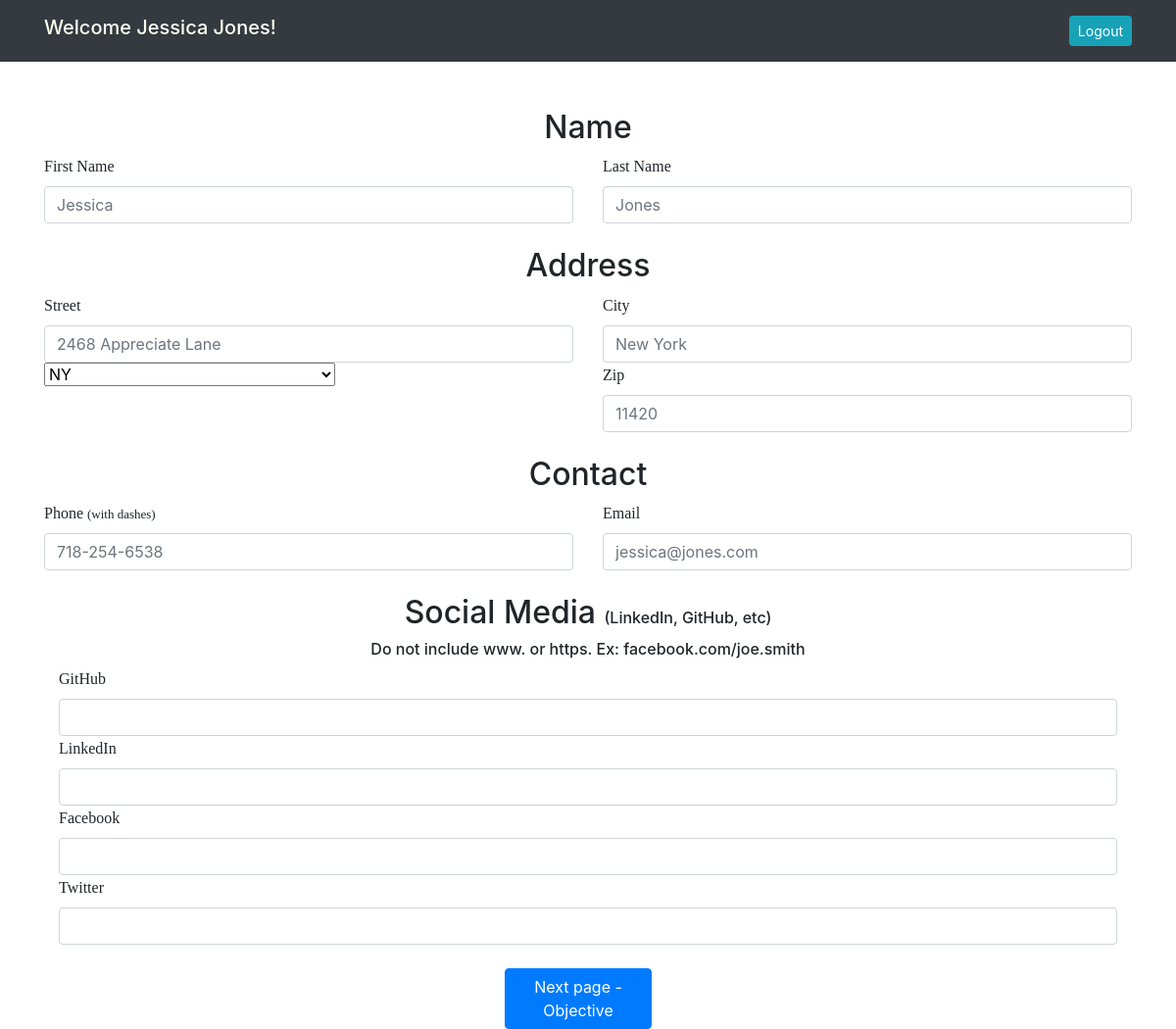
The app's page /personalinfo/16 (signed in) with its own data.
### resume_app/models.py (models this page shows)
class User(models.Model):
    first_name = models.CharField(max_length=255)
    last_name = models.CharField(max_length=255)
    email = models.EmailField(max_length=255)
    password = models.CharField(max_length=255)
    created_at = DateTimeField(auto_now_add=True)
    updated_at = DateTimeField(auto_now=True)
    objects = UserManager()

class Contact(models.Model):
    street = models.CharField(max_length=255)
    city = models.CharField(max_length=100)
    state = models.CharField(max_length=2)
    zip = models.CharField(max_length=5)
    phone_number = models.CharField(max_length=17, blank=True)
    user = models.OneToOneField(User, on_delete=models.CASCADE)
    created_at = DateTimeField(auto_now_add=True)
    updated_at = DateTimeField(auto_now=True)
    objects = ContactManager()

### resume_app/views.py (the view)
# urls.py: path('personalinfo/<int:user_id>', views.personalinfo),
def personalinfo(request, user_id):
    if 'id' not in request.session:
        return redirect('/')
    else:
        context = {
            'user': User.objects.get(id = user_id)
        }
        return render(request, 'personalinfo.html', context)

### resume_app/templates/personalinfo.html (shortened to what this page needs)
<!DOCTYPE html>
<html lang="en">
<head>
    <link rel="stylesheet" href="https://stackpath.bootstrapcdn.com/bootstrap/4.5.2/css/bootstrap.min.css"
>
    {% load static %}
    <link rel="stylesheet" href="{% static 'css/objective.css' %}">
</head>
<body>
    <nav class="navbar navbar-expand-lg navbar-dark bg-dark">
        <div class="container">
            <h5>Welcome {{user.first_name}} {{user.last_name}}!</h5>
            <div class="collapse navbar-collapse" id="navbarText">
                <span class="navbar-text">
                    <a href="/logout" role="button" class="btn btn-sm btn-info ml-2 text-white">Logout</a>
                </span>
            </div>
        </div>
    </nav>
    <br>
    <br>
    <div class="container">
        <form action="/social" method="POST" id="social">
        <h2>Name</h2>
        <div class="row">
            <div class="col">
                <label for="first_name" class="form-label">First Name</label>
                <input type="text" class="form-control" id="exampleFormControlInput1" placeholder="{{user.first_name}}">
            </div>
            <div class="col">
                <label for="last_name" class="form-label">Last Name</label>
                <input type="text" class="form-control" id="exampleFormControlInput1" placeholder="{{user.last_name}}">
            </div>
        </div>
        <br>
        <h2>Address</h2>
        <div class="row">
            <div class="col">
                <label for="street" class="form-label">Street</label>
                <input type="text" class="form-control" id="exampleFormControlInput1" placeholder="{{user.contact.street}}" name="street">
            </div>
            <div class="col">
                <label for="city" class="form-label">City</label>
                <input type="text" class="form-control" id="exampleFormControlInput1" placeholder="{{user.contact.city}}" name="city">
            </div>
        </div>
        <div class="row">
            <div class="col">
                <select class="form-select" aria-label="Default select example" name="state">
                    <option selected>{{user.contact.state}}</option>
                </select>
            </div>
            <div class="col">
                <label for="zip" class="form-label">Zip</label>
                <input type="text" class="form-control" id="exampleFormControlInput1" placeholder="{{user.contact.zip}}" name="zip">
            </div>
        </div>
        <br>
        <h2>Contact</h2>
        <div class="row">
            <div class="col">
                <label for="phone_number" class="form-label">Phone <span class="phone">(with dashes)</span></label>
                <input type="tel" class="form-control" id="exampleFormControlInput1" pattern="[0-9]{3}-[0-9]{3}-[0-9]{4}" placeholder="{{user.contact.phone_number}}" name="phone_number">
            </div>
            <div class="col">
                <label for="email" class="form-label">Email</label>
                <input type="email" class="form-control" id="exampleFormControlInput1" placeholder="{{user.email}}">
            </div>
        </div>
        <br>
        <h2>Social Media <span class="social">(LinkedIn, GitHub, etc)</span></h2>
        <h6>Do not include www. or https. Ex: facebook.com/joe.smith</h6>
        <div class="site_row">
            <div class="col">
                <label for="github" class="form-label">GitHub</label>
                <input type="text" class="form-control" id="exampleFormControlInput1" name="github">
            </div>
            <div class="col">
                <label for="linkedin" class="form-label">LinkedIn</label>
                <input type="text" class="form-control" id="exampleFormControlInput1" name="linkedin">
            </div>
        </div>
        <div class="site_row">
            <div class="col">
                <label for="facebook" class="form-label">Facebook</label>
                <input type="text" class="form-control" id="exampleFormControlInput1" name="facebook">
            </div>
            <div class="col">
                <label for="twitter" class="form-label">Twitter</label>
                <input type="text" class="form-control" id="exampleFormControlInput1" name="twitter">
            </div>
        </div>
    </div>
        <br>
        <div class="d-grid gap-2 col-2 mx-auto" id="btm_btn">
            <button class="btn btn-primary" id="submit" type="submit">Next page - Objective</button>
        </div>
</body>

### resume_app/static/css/objective.css (style rules this page uses)
h5 { color: ivory; }
.social { font-size: medium; }
.phone, .span_skills { font-size: small; }
#submit { width: 150px; }
h2, .mb-3, p, h6 { text-align: center; }
.form-label, p { word-wrap: break-word; font-family: 'Times New Roman', Times, serif; }

### records on screen
User: first_name "Jessica", last_name "Jones", street "2468 Appreciate Lane", city "New York", state "NY", zip "11420", phone_number "718-254-6538", email "jessica@jones.com"
